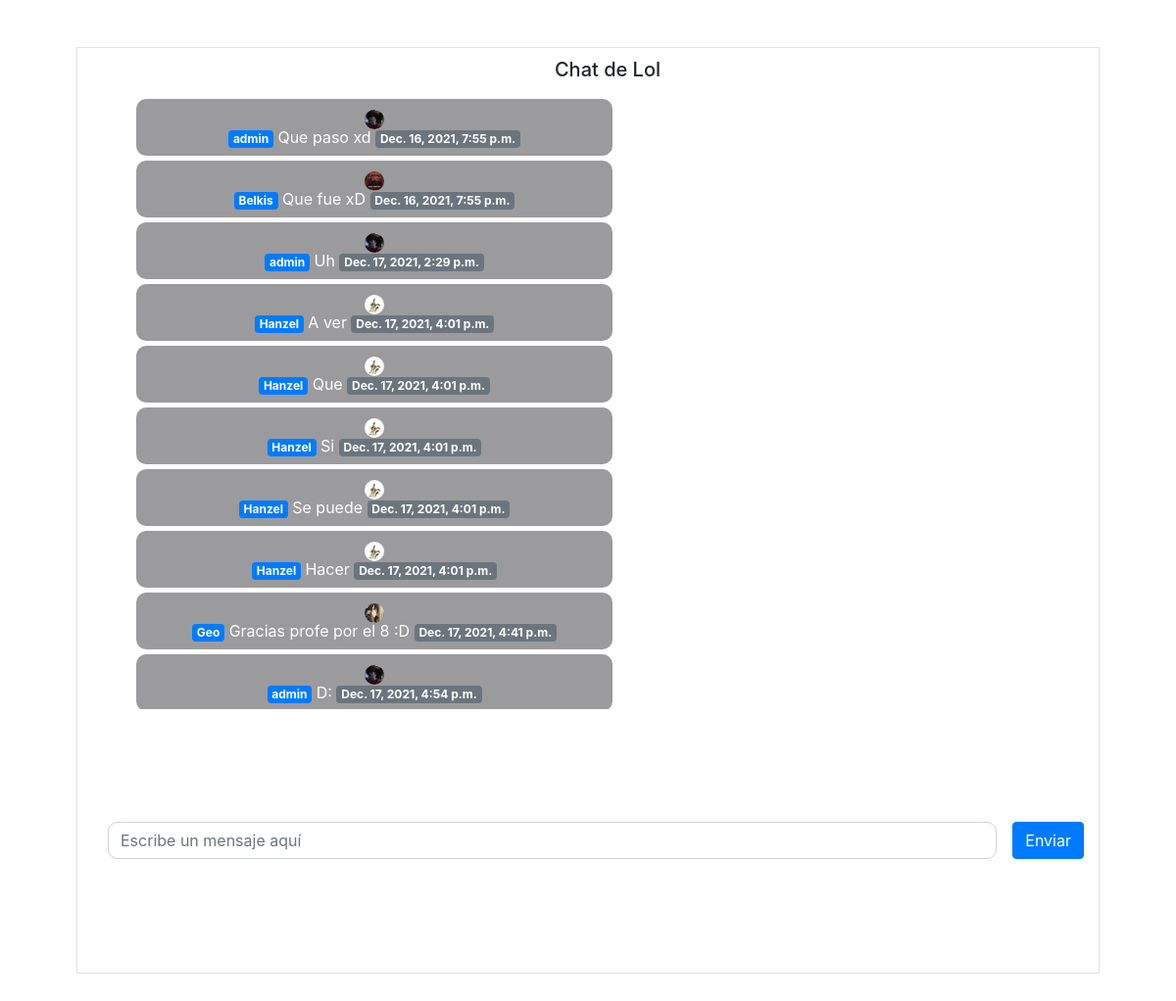
Page /chatCurso/22 on the committed database.
### PortAll50/models.py (models this page shows, shortened)
class Chat(models.Model):
    nombre_chat = models.CharField(max_length=60)
    curso = models.OneToOneField(Curso, on_delete=CASCADE, related_name="chat")
    class Meta:
        verbose_name_plural = "Chat"

class Mensaje(models.Model):
    mensaje = models.CharField(max_length=100)
    tiempo = models.DateTimeField(auto_now_add=True)
    chat = models.ForeignKey(Chat, on_delete=CASCADE, related_name="mensajes")
    usuario = models.ForeignKey(User, on_delete=CASCADE, related_name="mensajes")
    class Meta:
        verbose_name_plural = "Mensajes"

class Cuenta(models.Model):
    username = models.OneToOneField(User, on_delete=CASCADE, related_name="info_cuenta")
    TIPO = [("1", "Estudiante"), ("2", "Docente")]
    tipo = models.CharField(max_length=1 ,choices=TIPO, default=1)
    imagen = models.ImageField(upload_to='users/', null = True) #investigar upload_to
    class Meta:
        verbose_name_plural = "Cuenta"

### PortAll50/views.py (the view)
# urls.py: path("chatCurso/<int:id_curso>", views.chatCurso, name="chatCurso"),
def chatCurso(request, id_curso):
    curso = Curso.objects.get(id=id_curso)
    chat = Chat.objects.get(curso=curso)
    context = {
        "chat": chat
    }
    return render(request, "PortAll50/chatCurso.html", context)

### PortAll50/templates/portall50/chatCurso.html (shortened to what this page needs)
{% extends 'base.html' %}
{% load bootstrap4 %}
{% load static %}
{% block css %}
    <link rel="stylesheet" href="{% static 'css/chat.css' %}">
{% endblock %}
{% block main %}
    <div class="container border">
        <center>
            <div class="chats" style="height: 50vh;">
                <ul class="list">
                    <div class="header_chat"><h5>{{chat.nombre_chat}}</h5></div>
                    {% for mensaje in chat.mensajes.all %}
                        {% if mensaje.usuario == user %}
                            <li class="mi-persona">
                                <div class="circulo">
                                    <img class="imagen" src="{{mensaje.usuario.info_cuenta.imagen.url}}" class="card-img-top">
                                </div>
                                <span class="badge badge-primary">{{mensaje.usuario}}</span>
                                {{mensaje.mensaje}}
                                <span class="badge badge-secondary">{{mensaje.tiempo}}</span>
                            </li>
                        {% else %}
                            <li class="otra-persona">
                                <div class="circulo">
                                    <img class="imagen" src="{{mensaje.usuario.info_cuenta.imagen.url}}" class="card-img-top">
                                </div>
                                <span class="badge badge-primary">{{mensaje.usuario}}</span>
                                {{mensaje.mensaje}}
                                <span class="badge badge-secondary">{{mensaje.tiempo}}</span>
                            </li>
                        {% endif %}
                    {% endfor %}
                </ul>
            </div>
            <form method="POST" action="{% url 'agregarMensaje' chat.curso.id %}">
                <div class="d-flex justify-content-between align-items-center" style="height: 20vh;">
                    <div class="input-group mx-3">
                        <input type="text" class="form-control" required name="mensaje" autofocus autocomplete="off" placeholder="Escribe un mensaje aquí" style="border-radius:10px;">
                    </div>
                    <button type="submit" class="btn btn-primary">Enviar</button>
                </div>
            </form>
        </center>
    </div>
{% endblock %}

### PortAll50/static/css/base.css (style rules this page uses)
.circulo { width: 20px; height: 20px; border-radius: 100%; }
.circulo > .imagen { width: 100%; height: 100%; border-radius: 100%; }

### PortAll50/static/css/chat.css (style rules this page uses)
.chats { overflow-y: scroll; position: relative; justify-content: center; }
.list { list-style: none; }
.otra-persona { word-wrap: break-word; width: 50%; background-color: rgba(5, 7, 12, 0.40); padding: 7px 10px; border-radius: 10px; margin: 0px auto 5px 5px; color: white; }
.header_chat { padding: 10px; }

### rows in the picture
Chat: nombre_chat "Chat de Lol"
Mensaje: usuario.info_cuenta.imagen (picture), usuario "admin", mensaje "Que paso xd", tiempo "Dec. 16, 2021, 7:55 p.m."
Mensaje: usuario.info_cuenta.imagen (picture), usuario "Belkis", mensaje "Que fue xD", tiempo "Dec. 16, 2021, 7:55 p.m."
Mensaje: usuario.info_cuenta.imagen (picture), usuario "admin", mensaje "Uh", tiempo "Dec. 17, 2021, 2:29 p.m."
Mensaje: usuario.info_cuenta.imagen (picture), usuario "Hanzel", mensaje "A ver", tiempo "Dec. 17, 2021, 4:01 p.m."
Mensaje: usuario.info_cuenta.imagen (picture), usuario "Hanzel", mensaje "Que", tiempo "Dec. 17, 2021, 4:01 p.m."
Mensaje: usuario.info_cuenta.imagen (picture), usuario "Hanzel", mensaje "Si", tiempo "Dec. 17, 2021, 4:01 p.m."
Mensaje: usuario.info_cuenta.imagen (picture), usuario "Hanzel", mensaje "Se puede", tiempo "Dec. 17, 2021, 4:01 p.m."
Mensaje: usuario.info_cuenta.imagen (picture), usuario "Hanzel", mensaje "Hacer", tiempo "Dec. 17, 2021, 4:01 p.m."
Mensaje: usuario.info_cuenta.imagen (picture), usuario "Geo", mensaje "Gracias profe por el 8 :D", tiempo "Dec. 17, 2021, 4:41 p.m."
Mensaje: usuario.info_cuenta.imagen (picture), usuario "admin", mensaje "D:", tiempo "Dec. 17, 2021, 4:54 p.m."
